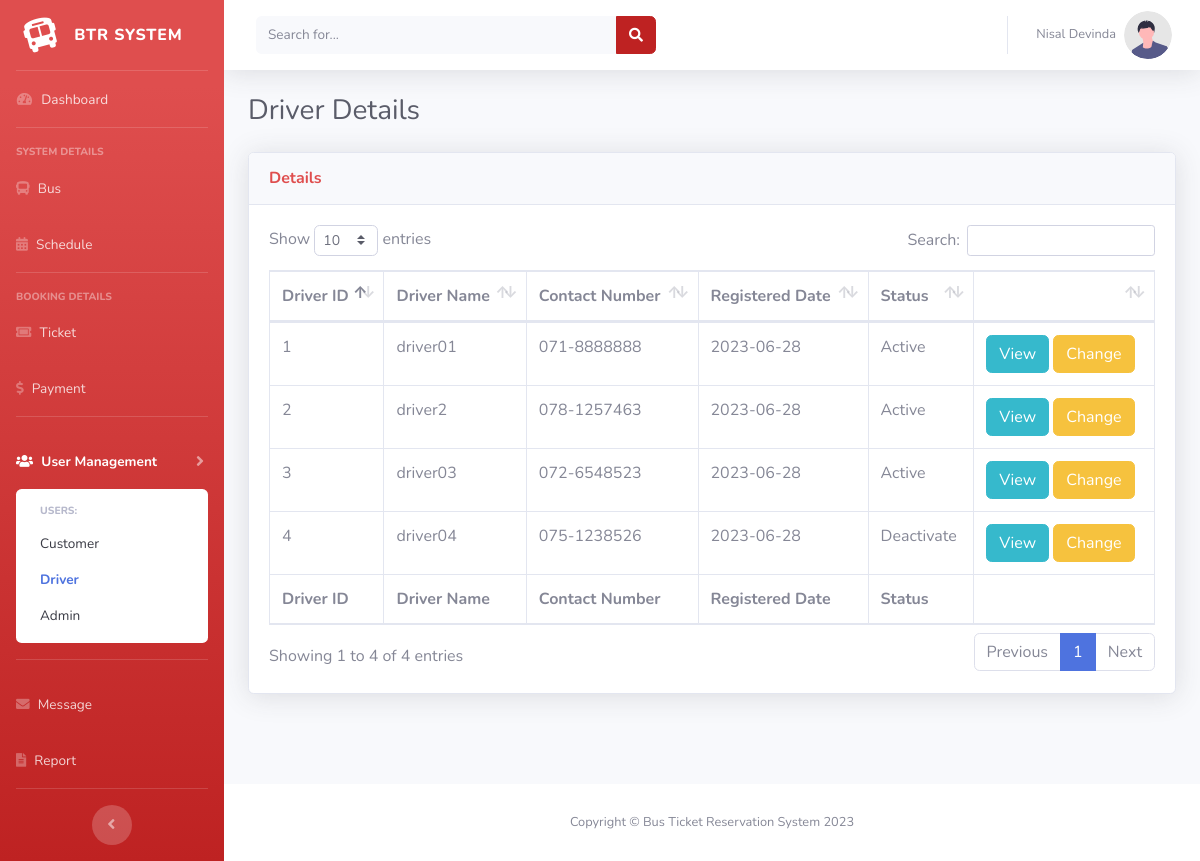
The page /Admin/Drivers.php (signed in) on the database its author committed.
### tables this page shows
CREATE TABLE `user` (
  `email` varchar(100) NOT NULL,
  `password` varchar(20) NOT NULL,
  `name` varchar(100) NOT NULL,
  `contact_no` varchar(11) NOT NULL,
  `reg_date` date NOT NULL,
  `type` varchar(15) NOT NULL,
  `status` varchar(10) NOT NULL
);

CREATE TABLE `driver` (
  `driver_no` int(11) NOT NULL,
  `email` varchar(100) NOT NULL,
  `nic` varchar(12) NOT NULL,
  `dl_no` varchar(8) NOT NULL
);

### Admin/Drivers.php (the view, shortened to what this page needs)
<?php
require_once "../config/database.php";
$sql = "SELECT * FROM `user` LEFT JOIN `admin` ON `user`.`email`=`admin`.`email` WHERE `user`.`email`='".$_SESSION['email']."' ;";
$result = $conn->query($sql);
$row = $result->fetch_assoc();
$admin_name=$row["name"];
?>
<!DOCTYPE html>
<html lang="en">
<head>
    <link href="vendor/fontawesome-free/css/all.min.css" rel="stylesheet" type="text/css">
    <link href="css/sb-admin-2.min.css" rel="stylesheet">
    <link href="vendor/datatables/dataTables.bootstrap4.min.css" rel="stylesheet">
</head>
<body id="page-top">
    <div id="wrapper">
        <ul class="navbar-nav bg-gradient-primary sidebar sidebar-dark accordion" id="accordionSidebar">
            <a class="sidebar-brand d-flex align-items-center justify-content-center" href="index.php">
                <div class="sidebar-brand-icon rotate-n-15">
                    <i class="fas fa-bus-alt"></i>
                </div>
                <div class="sidebar-brand-text mx-3">BTR System</div>
            </a>
            <hr class="sidebar-divider my-0">
            <li class="nav-item">
                <a class="nav-link" href="index.php">
                    <i class="fas fa-fw fa-tachometer-alt"></i>
                    <span>Dashboard</span></a>
            </li>
            <hr class="sidebar-divider">
            <div class="sidebar-heading">
                System details
            </div>
            <li class="nav-item">
                <a class="nav-link" href="Bus.php">
                    <i class="fas fa-bus"></i>
                    <span>Bus</span></a>
            </li>
            <li class="nav-item ">
                <a class="nav-link" href="Schedule.php">
                    <i class="fas fa-calendar-alt"></i>
                    <span>Schedule</span></a>
            </li>
            <hr class="sidebar-divider">
            <div class="sidebar-heading">
                Booking Details
            </div>
            <li class="nav-item ">
                <a class="nav-link" href="Ticket.php">
                    <i class="fas fa-ticket-alt"></i>
                    <span>Ticket</span></a>
            </li>
            <li class="nav-item">
                <a class="nav-link" href="Payment.php">
                    <i class="fas fa-dollar-sign"></i>
                    <span>Payment</span></a>
            </li>
            <hr class="sidebar-divider">
            <li class="nav-item active">
                <a class="nav-link collapsed" href="#" data-toggle="collapse" data-target="#collapseTwo"
                    aria-expanded="true" aria-controls="collapseTwo">
                    <i class="fas fa-users"></i>
                    <span>User Management</span>
                </a>
                <div id="collapseTwo" class="collapse show" aria-labelledby="headingTwo" data-parent="#accordionSidebar">
                    <div class="bg-white py-2 collapse-inner rounded">
                        <h6 class="collapse-header">Users:</h6>
                        <a class="collapse-item" href="Customers.php">Customer</a>
                        <a class="collapse-item active" href="Drivers.php">Driver</a>
                        <a class="collapse-item" href="Admins.php">Admin</a>
                    </div>
                </div>
            </li>
            <hr class="sidebar-divider">
            <li class="nav-item">
                <a class="nav-link" href="Messages.php">
                    <i class="fas fa-envelope"></i>
                    <span>Message</span></a>
            </li>
            <li class="nav-item">
                <a class="nav-link" href="Reports.php">
                    <i class="fas fa-file-alt"></i>
                    <span>Report</span></a>
            </li>
            <hr class="sidebar-divider d-none d-md-block">
            <div class="text-center d-none d-md-inline">
                <button class="rounded-circle border-0" id="sidebarToggle"></button>
            </div>
        </ul>
        <div id="content-wrapper" class="d-flex flex-column">
            <div id="content">
                <nav class="navbar navbar-expand navbar-light bg-white topbar mb-4 static-top shadow">
                    <form
                        class="d-none d-sm-inline-block form-inline mr-auto ml-md-3 my-2 my-md-0 mw-100 navbar-search">
                        <div class="input-group">
                            <input type="text" class="form-control bg-light border-0 small" placeholder="Search for..."
                                aria-label="Search" aria-describedby="basic-addon2">
                            <div class="input-group-append">
                                <button class="btn btn-primary" type="button">
                                    <i class="fas fa-search fa-sm"></i>
                                </button>
                            </div>
                        </div>
                    </form>
                    <ul class="navbar-nav ml-auto">
                        <li class="nav-item dropdown no-arrow">
                            <a class="nav-link dropdown-toggle" href="#" id="userDropdown" role="button"
                                data-toggle="dropdown" aria-haspopup="true" aria-expanded="false">
                                <span class="mr-2 d-none d-lg-inline text-gray-600 small"><?= $admin_name ?></span>
                                <img class="img-profile rounded-circle"
                                    src="img/Profile/default.svg">
                            </a>
                        </li>
                    </ul>
                </nav>
                <div class="container-fluid">
                    <div class="d-sm-flex align-items-center justify-content-between mb-4">
                        <h1 class="h3 mb-0 text-gray-800">Driver Details</h1>
                    </div>
                </div>
                <div class="container-fluid">
                    <div class="card shadow mb-4">
                        <div class="card-header py-3">
                            <h6 class="m-0 font-weight-bold text-primary">Details</h6>
                        </div>
                        <div class="card-body">
                            <div class="table-responsive">
                                <table class="table table-bordered" id="dataTable" width="100%" cellspacing="0">
                                <thead>
                                        <tr>
                                            <th>Driver ID</th>
                                            <th>Driver Name</th>
                                            <th>Contact Number</th>
                                            <th>Registered Date</th>
                                            <th>Status</th>
                                            <th></th>
                                        </tr>
                                    </thead>
                                    <tfoot>
                                        <tr>
                                            <th>Driver ID</th>
                                            <th>Driver Name</th>
                                            <th>Contact Number</th>
                                            <th>Registered Date</th>
                                            <th>Status</th>
                                            <th></th>
                                        </tr>
                                    </tfoot>
                                    <tbody>
                                        <?php
                                            $sql = "SELECT * FROM `driver`,`user` WHERE driver.email = user.email;";
                                            $result = $conn->query($sql);
                                            if ($result->num_rows > 0) {
                                                while($row = $result->fetch_assoc()) {
                                                    echo "<tr>
                                                    <td>".$row["driver_no"]."</td>
                                                    <td>".$row["name"]."</td>
                                                    <td>".$row["contact_no"]."</td>
                                                    <td>".$row["reg_date"]."</td>
                                                    <td>".$row["status"]."</td>
                                                    <td><a href='View_driver.php?d_id=".$row["driver_no"]."' class='btn btn-info btn-icon-split'><span class='text'>View</span></a> <a href='Change_driver.php?d_id=".$row["driver_no"]."' class='btn btn-warning btn-icon-split'><span class='text'>Change</span></a></td>
                                                    </tr>";
                                                }
                                            }
                                        ?>
                                    </tbody>
                                </table>
                            </div>
                        </div>
                    </div>
                </div>
            </div>
            <footer class="sticky-footer bg-white">
                <div class="container my-auto">
                    <div class="copyright text-center my-auto">
                    <span>Copyright &copy; Bus Ticket Reservation System 2023</span>
                    </div>
                </div>
            </footer>
        </div>
    </div>
</body>
</html>

### rows shown on the page
user: name "Nisal Devinda"
driver: driver_no "1", user.name "driver01", user.contact_no "071-8888888", user.reg_date "2023-06-28", user.status "Active"
driver: driver_no "2", user.name "driver2", user.contact_no "078-1257463", user.reg_date "2023-06-28", user.status "Active"
driver: driver_no "3", user.name "driver03", user.contact_no "072-6548523", user.reg_date "2023-06-28", user.status "Active"
driver: driver_no "4", user.name "driver04", user.contact_no "075-1238526", user.reg_date "2023-06-28", user.status "Deactivate"
